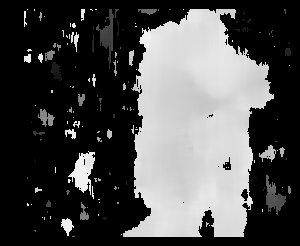
//> input picture disparity.png, 300 x 246 px
$ ./alg   (built with g++ and OpenCV 4)
//> lines starting //> are read from the running program, lines starting //| are printed output that depends on the picture; after the words box and inside, x2 and y2 are one past the last pixel; in counts of white or black regions, pixels touching at a corner belong together
#include <opencv2/highgui/highgui.hpp>
#include <opencv2/imgproc/imgproc.hpp>
#include <iostream>
#include <stdio.h>
#include <stdlib.h>
#include <math.h>
#include "SimpleGPIO.h"
#include "SimpleGPIO.cpp"

using namespace cv;
using namespace std;

Mat src; Mat src_gray; Mat src_gray_cp; Mat opIm; Mat element; Mat threshold_output; Mat overlay;

//Threshold Characteristics
int thresh = 100;
int max_thresh = 255;
RNG rng(12345);

//Opening Characteristics
int morph_elem = 0;
int morph_size = 5;
int operation = 2;
bool* _x1;
bool* _y1;
bool* _x2;
bool* _y2;
bool* _dp;
//int const max_elem = 2;
//int const max_kernel_size = 21;
char* window_name = "Opening";

//Function Declarations
void thresh_contour(int, void*);
void opening(int, void*);
void intToBin(bool*, int);

const int GPIO_LED = 57;


////////////////////////////////BEGIN MAIN/////////////////////////////
int main()
{
gpio_export(GPIO_LED);
//> (this line was passed over: gpio_export is not available in this run)
gpio_set_dir(GPIO_LED, OUTPUT_PIN);
//> (this line was passed over: OUTPUT_PIN is not available in this run)
//Coordinate Initialization
_x1 = (bool*) calloc (10,sizeof(bool));
_y1 = (bool*) calloc (10,sizeof(bool));
_x2 = (bool*) calloc (10,sizeof(bool));
_y2 = (bool*) calloc (10,sizeof(bool));
_dp = (bool*) calloc (10,sizeof(bool));
Mat src = imread("/home/bc/Desktop/disparity.png", 1);
//> src is the input picture: 246 rows x 300 cols, CV_8UC3; min 0, max 240, mean 77.7
cvtColor( src, src_gray, CV_BGR2GRAY );

src_gray_cp= src_gray.clone();

char* source_window = "Source";
namedWindow( source_window, CV_WINDOW_AUTOSIZE);
imshow( source_window, src);

char* blur_window = "Blur";

//createTrackbar (" Threshold:", "Source", &thresh, max_thresh, thresh_contour ); //Trackbar for testing threshold setting
//createTrackbar( "Element:\n 0:Rect | 1:Cross | 2:Ellipse","Opening",&morph_elem, max_elem, opening);
//createTrackbar( "Kernel size:\n 2n+1", "Opening", &morph_size, max_kernel_size, opening );

double t1 = (double)getTickCount();
opening(0,0);
//> in opening, `morphologyEx( src_gray, opIm, operation, element);`:
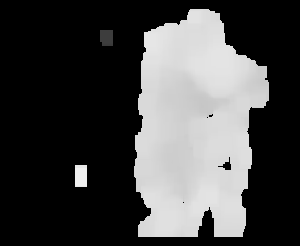
//> opIm: 246 rows x 300 cols, CV_8UC1; min 0, max 240, mean 68.9
thresh_contour(0,0);
double t2 = (double)getTickCount();

double time = (t2 - t1)/getTickFrequency();
cout << "\nTime is: " << time << "\n";
//imshow(window_name, overlay);
//waitKey(0);

return(0);
}


//////////////////BEGIN FUNCTION///////////////////
void thresh_contour(int, void*)
{
vector<vector<Point> > contours;
vector<Vec4i> hierarchy;

//Detect Edges Using Threshold
threshold( opIm, threshold_output, thresh, 255, THRESH_BINARY );
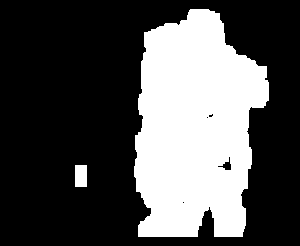
//> threshold_output: 246 rows x 300 cols, CV_8UC1; 31.7% white; 2 white regions
blur(threshold_output, threshold_output, Size(10,10));
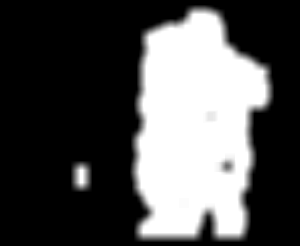
//> threshold_output: 246 rows x 300 cols, CV_8UC1; 12.07% of pixels changed, all inside (x1, y1, x2, y2) = (71, 5, 274, 242)
//Find Contours
findContours(threshold_output, contours, hierarchy, CV_RETR_TREE, CV_CHAIN_APPROX_SIMPLE, Point(0,0) );
//> contours = 2 contours; box (x1, y1, x2, y2) and area: (130, 5, 274, 242) 26666, (71, 161, 92, 192) 600

//Approximate contours to polygons and get bouding rectangles
vector<vector<Point> > contours_poly( contours.size() );
//> contours_poly = 2 empty contours
vector<Rect> boundRect ( contours.size() );

for( int ii = 0; ii < contours.size(); ii++)
{
approxPolyDP( Mat (contours[ii]), contours_poly[ii], 3, true);
boundRect[ii] = boundingRect( Mat(contours_poly[ii]) );
}
//> this loop made 2 passes

Mat drawing = Mat::zeros( threshold_output.size(), CV_8UC3);

//Coordinate Array Initializations
int xtl [(contours.size()-1)];
int ytl [(contours.size()-1)];
int xbr [(contours.size()-1)];
int ybr [(contours.size()-1)];
int xc  [(contours.size()-1)];
int yc  [(contours.size()-1)];
int depth [(contours.size()-1)];

for( int ii = 0; ii < contours.size(); ii++)
{
Scalar color = Scalar( rng.uniform(0,255), rng.uniform(0,255), rng.uniform(0,255) );
drawContours( drawing, contours_poly, ii, color, 1, 8, vector<Vec4i>(), 0, Point() );
rectangle( drawing, boundRect[ii].tl(), boundRect[ii].br(), color, 2, 8, 0);
rectangle(src_gray, boundRect[ii].tl(), boundRect[ii].br(), color, 2,8,0);

//Saving Coordinates in Array
xtl[ii] = boundRect[ii].x;
ytl[ii] = boundRect[ii].y;
xbr[ii] = boundRect[ii].x + boundRect[ii].width;
ybr[ii] = boundRect[ii].y + boundRect[ii].height;
xc[ii]  = boundRect[ii].x + (boundRect[ii].width >> 1);
yc[ii]  = boundRect[ii].y + (boundRect[ii].height >> 1);

depth[ii] = src_gray_cp.at<uchar>(xc[ii],yc[ii]);

cout << xc[ii];
cout << "\t";
cout << yc[ii];
cout << "\t";
cout << depth[ii];
cout << "\n";
}
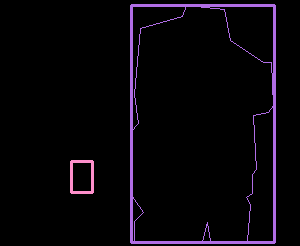
//> drawing: 246 rows x 300 cols, CV_8UC3; mean B, G, R 9.5, 4.7, 7.7
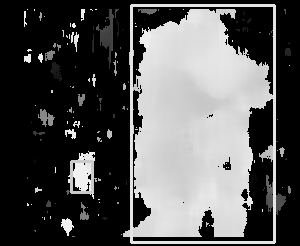
//> src_gray: 246 rows x 300 cols, CV_8UC1; min 0, max 240, mean 84.9

//Converting to BitValues
for(int ii = 0; ii <contours.size(); ii++)
{

intToBin(_x1,(xtl[ii]));
intToBin(_y1,(ytl[ii]));
intToBin(_x2,(xbr[ii]));
intToBin(_y2,(ybr[ii]));
intToBin(_dp,(depth[ii]));
	cout << xtl[ii] << '\n';
	for (int jj = 10; jj >= 0; jj--)
		{
			cout << _x1[jj];
		}
		cout << '\n';
	cout << ytl[ii] << '\n';
	for (int jj = 10; jj >= 0; jj--)
		{
			cout << _y1[jj];
		}
		cout << '\n';
	cout << xbr[ii] << '\n';
	for (int jj = 10; jj >= 0; jj--)
		{
			cout << _x2[jj];
		}
		cout << '\n';
	cout << ybr[ii] << '\n';
	for (int jj = 10; jj >= 0; jj--)
		{
			cout << _y2[jj];
		}
		cout << '\n';
	cout << depth[ii] << '\n';
		 for (int jj = 10; jj >= 0; jj--)
		{
			cout << _dp[jj];
		}
	cout << '\n';
}


//cout << yOne;
cout << "\n";
cout << "End of Binary";
// [10 lines of commented-out code are left out]
}

/////////////////////////BEGIN FUNCTION//////////////////////////////
void opening (int, void*)
{

element = getStructuringElement(morph_elem, Size(2*morph_size+1,2*morph_size+1), Point(morph_size,morph_size));

morphologyEx( src_gray, opIm, operation, element);
//imshow( window_name, opIm);
}

void intToBin(bool* bin, int num)
{
	cout << "In Function\n\n";
	for(int ii = 9; ii >= 0; ii--)
	{
		if(num >= ((pow(2,ii))))
		{
			bin[ii] = true;
			num = num - (pow(2,ii));
		}
		else
			bin[ii] = false;
	}
}
